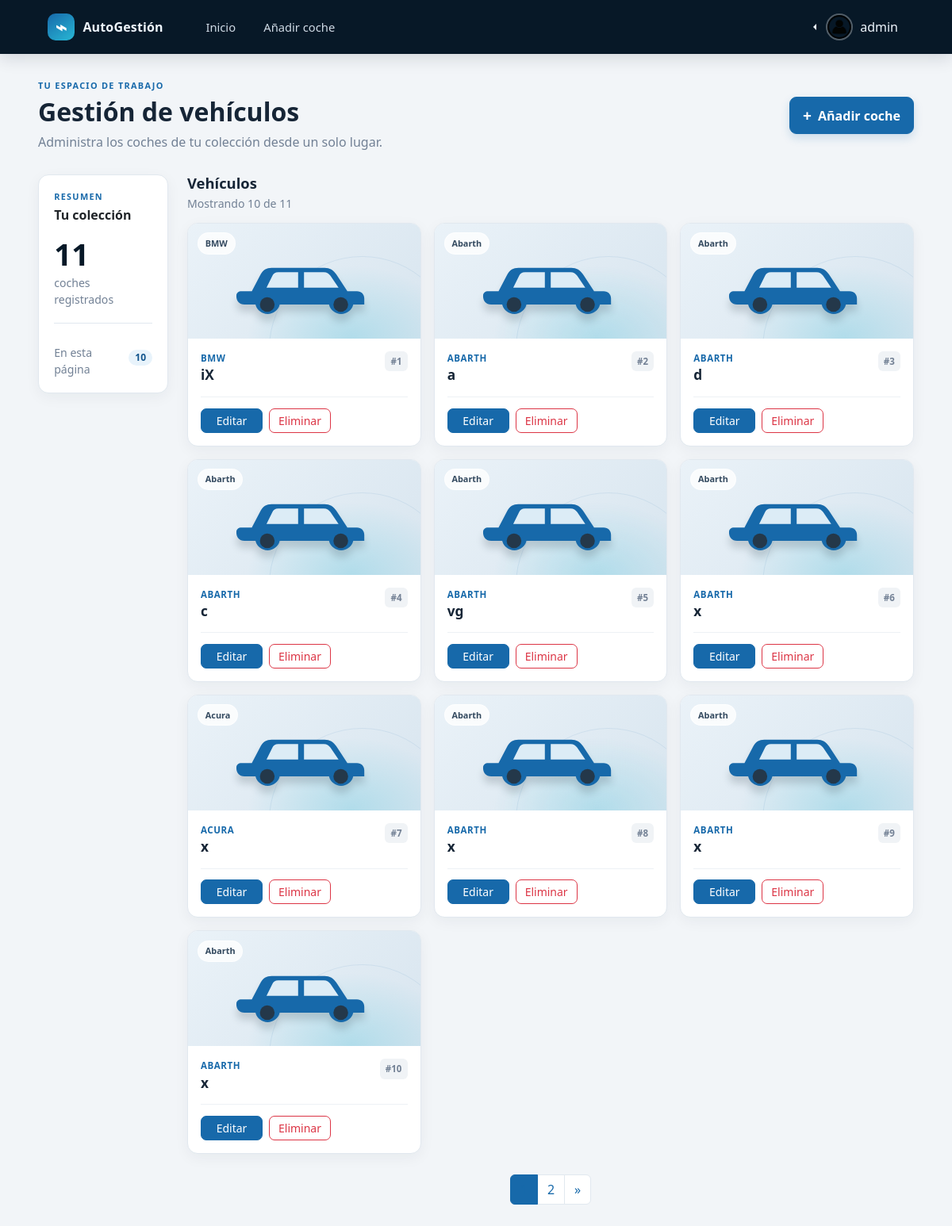
The page /tasks/ (signed in) on the database as committed earlier.
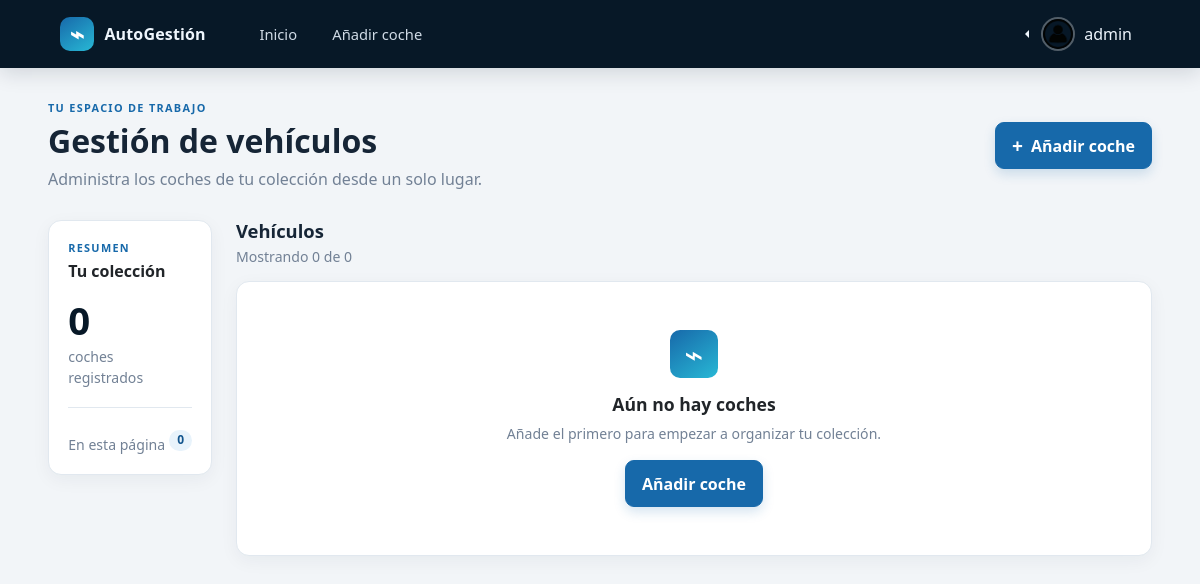
The same page on the database as committed later.
### app/auth/models.py (models this page shows, shortened)
class User(db.Model):
    table_name = 'users'
    id = db.Column(db.Integer, primary_key=True)
    username = db.Column(db.String(80), unique=True, nullable=False)
    pwhash = db.Column(db.String(128), nullable=False)
    @property
    def is_authenticated(self):
        return True

### app/tasks/models.py (models this page shows, shortened)
class Task(db.Model):
    __tablename__ = 'coches'
    id=db.Column(db.Integer, primary_key=True)
    model=db.Column(db.String(255))
    document_id=db.Column(db.Integer, db.ForeignKey('files.id'))
    document = relationship("Document", lazy="joined")
    brand_id=db.Column(db.Integer, db.ForeignKey('brands.id'))
    brand = relationship("Brand", lazy="joined")
    tags = relationship("Tag", secondary=task_tags)

class Brand(db.Model):
    __tablename__ = 'brands'
    id=db.Column(db.Integer, primary_key=True)
    name=db.Column(db.String(255))

### app/tasks/controllers.py (the view)
@taskRoute.route('/')
@login_required
def index():
    return render_template("dashboard/tasks/index.html", task_list= operations.pagination(request.args.get('page', 1, type=int)))

### app/auth/controllers.py (called while the page is built)
@login_manager.user_loader
def load_user(user_id):
    return db.session.get(User, int(user_id))

### app/tasks/controllers.py (called while the page is built)
@taskRoute.before_request
@login_required
def before():
    pass

### app/tasks/operations.py (called while the page is built)
def pagination(page:int=1, per_page:int=10):
    return models.Task.query.paginate(page=page, per_page=per_page)

### app/templates/dashboard/tasks/index.html (shortened to what this page needs)
{% extends "dashboard/base.html" %}
{% from "macro/pagination.html" import m_pagination %}
{% block content %}
<div class="container-fluid fleet-content">
    <header class="fleet-page-heading">
        <div>
            <p class="fleet-eyebrow">TU ESPACIO DE TRABAJO</p>
            <h1>Gestión de vehículos</h1>
            <p class="fleet-subtitle">Administra los coches de tu colección desde un solo lugar.</p>
        </div>
        <a class="btn btn-primary fleet-primary-button" href="{{ url_for('tasks.create') }}">
            <span aria-hidden="true">+</span> Añadir coche
        </a>
    </header>
    <div class="row g-4 align-items-start">
        <aside class="col-12 col-lg-3 col-xl-2">
            <section class="card fleet-overview-card">
                <div class="card-body">
                    <p class="fleet-eyebrow">RESUMEN</p>
                    <h2>Tu colección</h2>
                    <div class="fleet-total">{{ task_list.total }}</div>
                    <p class="fleet-muted">coches registrados</p>
                    <hr>
                    <div class="d-flex justify-content-between align-items-center">
                        <span class="fleet-muted">En esta página</span>
                        <span class="badge rounded-pill fleet-count-badge">{{ task_list.items|length }}</span>
                    </div>
                </div>
            </section>
        </aside>
        <section class="col-12 col-lg-9 col-xl-10" aria-labelledby="vehicle-list-title">
            <div class="fleet-list-heading">
                <div>
                    <h2 id="vehicle-list-title">Vehículos</h2>
                    <p class="fleet-muted">Mostrando {{ task_list.items|length }} de {{ task_list.total }}</p>
                </div>
            </div>
            {% if task_list.items %}
            <div class="row g-3">
                {% for i in task_list %}
                <div class="col-12 col-md-6 col-xl-4">
                    <article class="card vehicle-card h-100">
                        <div class="vehicle-illustration" aria-hidden="true">
                            {% if i.document and i.document.filename %}
                                <img src="{{ url_for('tasks.document', id=i.document.id) }}" alt="{{ i.model }}" class="vehicle-photo">
                            {% else %}
                                <span class="vehicle-illustration-label">{{ i.brand.name }}</span>
                            {% endif %}
                        </div>
                        <div class="card-body">
                            <div class="d-flex justify-content-between align-items-start gap-2">
                                <div>
                                    <p class="vehicle-brand">{{ i.brand.name }}</p>
                                    <h3 class="vehicle-model">{{ i.model }}</h3>
                                </div>
                                <span class="vehicle-id">#{{ i.id }}</span>
                            </div>
                            <div class="vehicle-card-actions">
                                <a class="btn btn-primary btn-sm" href="{{ url_for('tasks.update', id=i.id) }}">Editar</a>
                                <a class="btn btn-outline-danger btn-sm" href="{{ url_for('tasks.delete', id=i.id) }}">Eliminar</a>
                            </div>
                        </div>
                    </article>
                </div>
                {% endfor %}
            </div>
            {% else %}
            <div class="card fleet-empty-state">
                <div class="card-body">
                    <div class="fleet-empty-icon" aria-hidden="true">⌁</div>
                    <h3>Aún no hay coches</h3>
                    <p class="fleet-muted">Añade el primero para empezar a organizar tu colección.</p>
                    <a class="btn btn-primary fleet-primary-button" href="{{ url_for('tasks.create') }}">Añadir coche</a>
                </div>
            </div>
            {% endif %}
            <div class="fleet-pagination">
                {{ m_pagination(task_list) }}
            </div>
        </section>
    </div>
</div>
{% endblock %}

### app/templates/dashboard/base.html (shortened to what this page needs)
<!DOCTYPE html>
<html lang="es">
<head>
    <link rel="stylesheet" href="{{ url_for('static', filename='bootstrap/css/bootstrap.min.css')}}">
    <link rel="stylesheet" href="{{ url_for('static', filename='dashboard.css') }}">
</head>
<body class="fleet-page">
    <nav class="navbar navbar-expand-lg fleet-navbar">
        <div class="container-fluid">
            <a class="navbar-brand fleet-brand" href="{{ url_for('tasks.index') }}">
                <span class="fleet-brand-icon" aria-hidden="true">⌁</span>
                <span>AutoGestión</span>
            </a>
            <div class="navbar-collapse collapse" id="navbarApp">
                <ul class="navbar-nav fleet-nav-links">
                    <li class="nav-item">
                        <a class="nav-link" href="{{ url_for('tasks.index') }}">Inicio</a>
                    </li>
                    <li class="nav-item">
                        <a class="nav-link" href="{{ url_for('tasks.create') }}">Añadir coche</a>
                    </li>
                </ul>
                <ul class="navbar-nav ms-auto">
                    <li class="nav-item dropdown dropstart">
                        <a href="#" class="nav-link dropdown-toggle fleet-profile" data-bs-toggle="dropdown">
                            <img src="{{ url_for('static', filename='img/profile.png') }}" width="34" height="34" alt="">
                            <span>{{ current_user.username }}</span>
                        </a>
                    </li>
                </ul>
            </div>
        </div>
    </nav>
    <main class="dashboard-shell">
        {% block content %}{% endblock %}
    </main>
</body>
</html>

### app/templates/macro/pagination.html (shortened to what this page needs)
{% macro m_pagination(pagination, url='tasks.index') %}
    <nav>
        <ul class="pagination">
            {% for page in pagination.iter_pages()%}
                {% if page != pagination.page %}
                    <li class="page-item">
                        <a class="page-link" href="{{url_for(url, page=page)}}" aria-label="Previous">
                            <span aria-hidden="true">{{page}}</span>
                        </a>
                    </li>
                {% else %}
                    <li class="page-item active">
                        <a class="page-link" href="#" aria-label="Previous">
                            <span aria-hidden="true">{{page}}</span>
                        </a>
                    </li>
                {% endif %}
            {% endfor %}
            {% if pagination.has_next %}
                <li class="page-item">
                    <a class="page-link" href="{{url_for(url, page=pagination.next_num)}}" aria-label="Previous">
                        <span aria-hidden="true">&raquo;</span>
                    </a>
                </li>
            {% endif %}
        </ul>
    </nav>
{% endmacro %}

### app/assets/dashboard.css (style rules this page uses)
:root { --fleet-navy: #071827; --fleet-blue: #1769aa; --fleet-blue-dark: #12558d; --fleet-cyan: #28b8d5; --fleet-ink: #162536; --fleet-muted: #728195; --fleet-line: #e1e8ef; --fleet-bg: #f2f5f8; }
body.fleet-page { min-height: 100vh; background: var(--fleet-bg); color: var(--fleet-ink); }
.fleet-navbar { min-height: 68px; padding: 0.5rem clamp(1rem, 4vw, 3.25rem); background: var(--fleet-navy); box-shadow: 0 5px 20px rgb(7 24 39 / 14%); }
.fleet-navbar .navbar-brand, .fleet-navbar .nav-link { color: #eef5fc; }
.fleet-brand { display: inline-flex; align-items: center; gap: 0.65rem; margin-right: 2.5rem; font-size: 1rem; font-weight: 700; letter-spacing: 0.01em; }
.fleet-brand-icon, .fleet-empty-icon { display: inline-grid; width: 34px; height: 34px; place-items: center; border-radius: 10px; background: linear-gradient(145deg, var(--fleet-blue), var(--fleet-cyan)); color: white; font-size: 1.5rem; line-height: 1; }
.fleet-nav-links { gap: 0.5rem; }
.fleet-navbar .fleet-nav-links .nav-link { padding: 0.55rem 0.85rem; border-radius: 8px; color: #cfdae5; font-size: 0.92rem; }
.fleet-profile { display: inline-flex; align-items: center; gap: 0.55rem; color: #e6eef6; }
.fleet-profile img { border: 2px solid rgb(255 255 255 / 30%); border-radius: 50%; object-fit: cover; }
.dashboard-shell { width: min(1440px, 100%); margin: 0 auto; padding: 2rem clamp(1rem, 4vw, 3.25rem) 3rem; }
.fleet-content { padding: 0; }
.fleet-page-heading { display: flex; align-items: center; justify-content: space-between; gap: 1.5rem; margin-bottom: 1.8rem; }
.fleet-eyebrow { margin: 0 0 0.35rem; color: var(--fleet-blue); font-size: 0.68rem; font-weight: 800; letter-spacing: 0.12em; }
.fleet-page-heading h1 { margin: 0; color: var(--fleet-ink); font-size: clamp(1.5rem, 3vw, 2rem); font-weight: 750; }
.fleet-subtitle { margin: 0.45rem 0 0; color: var(--fleet-muted); }
.fleet-primary-button, .btn-primary { --bs-btn-bg: var(--fleet-blue); --bs-btn-border-color: var(--fleet-blue); --bs-btn-hover-bg: var(--fleet-blue-dark); --bs-btn-hover-border-color: var(--fleet-blue-dark); --bs-btn-active-bg: var(--fleet-blue-dark); --bs-btn-active-border-color: var(--fleet-blue-dark); }
.fleet-primary-button { display: inline-flex; flex: 0 0 auto; align-items: center; gap: 0.5rem; padding: 0.65rem 1rem; border-radius: 9px; box-shadow: 0 5px 12px rgb(23 105 170 / 18%); font-weight: 650; }
.fleet-primary-button span { font-size: 1.2rem; line-height: 0.8; }
.fleet-overview-card, .vehicle-card, .fleet-empty-state, .dashboard-form-card, .dashboard-detail-card { overflow: hidden; border: 1px solid var(--fleet-line); border-radius: 13px; background: white; box-shadow: 0 5px 18px rgb(23 42 61 / 5%); }
.fleet-overview-card .card-body { padding: 1.2rem; }
.fleet-overview-card h2 { margin: 0; font-size: 1rem; font-weight: 700; }
.fleet-total { margin-top: 1.2rem; color: var(--fleet-navy); font-size: 2.4rem; font-weight: 750; line-height: 1; }
.fleet-muted { color: var(--fleet-muted); font-size: 0.88rem; }
.fleet-overview-card .fleet-muted { margin: 0.45rem 0 0; }
.fleet-overview-card hr { margin: 1.15rem 0; color: var(--fleet-line); opacity: 1; }
.fleet-count-badge { background: #e8f3fb; color: var(--fleet-blue-dark); }
.fleet-list-heading { display: flex; align-items: center; justify-content: space-between; margin: 0 0 0.85rem; }
.fleet-list-heading h2 { margin: 0; font-size: 1.15rem; font-weight: 750; }
.fleet-list-heading p { margin: 0.25rem 0 0; }
.fleet-empty-state { padding: 2rem 1rem; text-align: center; }
.fleet-empty-state .card-body { max-width: 420px; margin: 0 auto; }
.fleet-empty-icon { width: 48px; height: 48px; margin: 0 auto 1rem; font-size: 2rem; }
.fleet-empty-state h3 { font-size: 1.1rem; font-weight: 750; }
.fleet-empty-state .fleet-muted { margin-bottom: 1rem; }

Rows that differ between the two databases and show on the page:
removed Task: brand.name "BMW", model "iX", id "1"
removed Task: brand.name "Abarth", brand.name "ABARTH", model "a", id "2"
removed Task: brand.name "Abarth", brand.name "ABARTH", model "d", id "3"
removed Task: brand.name "Abarth", brand.name "ABARTH", model "c", id "4"
removed Task: brand.name "Abarth", brand.name "ABARTH", model "vg", id "5"
removed Task: brand.name "Abarth", brand.name "ABARTH", model "x", id "6"
removed Task: brand.name "Acura", brand.name "ACURA", model "x", id "7"
removed Task: brand.name "Abarth", brand.name "ABARTH", model "x", id "8"
removed Task: brand.name "Abarth", brand.name "ABARTH", model "x", id "9"
removed Task: brand.name "Abarth", brand.name "ABARTH", model "x", id "10"
Other text that changed with them:
{{ task_list.total }}: "11" → "0"
{{ task_list.items|length }}: "10" → "0"
text now shown: "⌁ Aún no hay coches Añade el primero para empezar a organizar tu colección. Añadir coche"
list line gone: "2"
